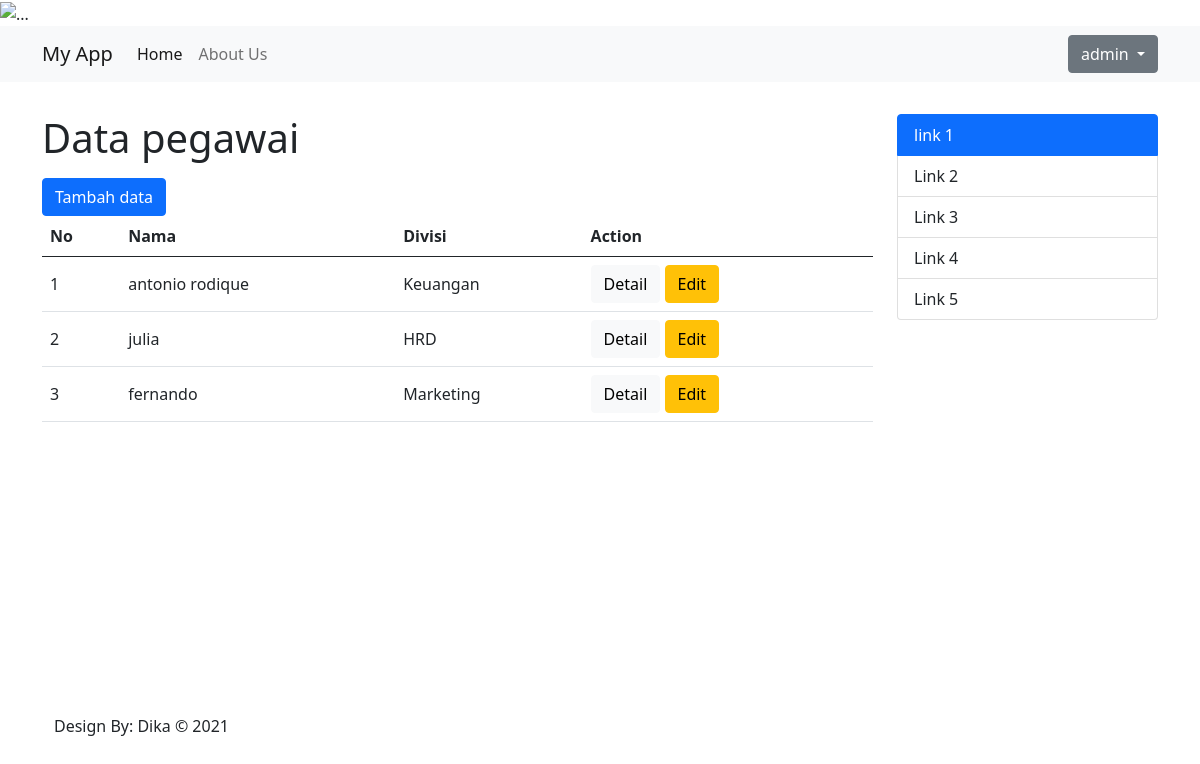
Screenshot of /index.php?hal=data-pegawai (signed in) with the database file from the repository.
### tables this page shows
CREATE TABLE `Pegawai` (
  `id` int(11) NOT NULL,
  `nip` varchar(5) NOT NULL,
  `nama` varchar(50) NOT NULL,
  `email` varchar(50) NOT NULL,
  `agama` enum('Islam','Protestan','Katolik','Hindu','Buddha','Konghucu') NOT NULL,
  `iddivisi` int(11) NOT NULL,
  `foto` varchar(50) NOT NULL
);

CREATE TABLE `Divisi` (
  `id` int(11) NOT NULL,
  `nama` varchar(50) NOT NULL
);

### config/koneksi.php (called while the page is built, shortened)
<?php
class Db {
    protected $servername = "localhost";
    protected $username = "root";
    protected $password = "";
    public function __construct() {
        try {
            $this->conn = new PDO("mysql:host=$this->servername;dbname=dbpegawai",$this->username, $this->password);
        } catch (PDOException $e) {
            echo "Connection failed: ", $e->getMessage();
        }
    }
}

### models/Pegawai.php (called while the page is built, shortened)
<?php
class Pegawai extends Db {
    public function selectData(){
        $stmt = $this->conn->prepare("SELECT Pegawai.id, Pegawai.nama, Divisi.nama as namaDivisi FROM Pegawai INNER JOIN Divisi ON Pegawai.iddivisi = Divisi.id");
        $stmt->execute();
        $stmt->setFetchMode(PDO::FETCH_ASSOC);
        return $stmt->fetchAll();
    }
}

### component/dataPegawai.php (the view, shortened to what this page needs)
<?php
require 'config/koneksi.php';
require 'models/Pegawai.php';
?>
<div>
    <h1 class="mb-3">Data pegawai</h1>
    <a href="index.php?hal=tambah-data" class="btn btn-primary">Tambah data</a>
    <table class="table align-middle table-hover">
        <thead>
            <tr>
            <th scope="col">No</th>
            <th scope="col">Nama</th>
            <th scope="col">Divisi</th>
            <th scope="col">Action</th>
            </tr>
        </thead>
        <tbody>
            <?php
            $dataPegawai = new Pegawai();
            $no = 1;
            foreach($dataPegawai->selectData() as $data): ?>
                <form action="controllers/pegawaiController.php" method="POST">
                    <tr>
                        <td><?=$no?></td>
                        <td><?=$data['nama']?></td>
                        <td><?=$data['namaDivisi']?></td>
                        <td>
                            <a href="index.php?hal=detail-data&id=<?=$data['id']?>" class="btn btn-light">Detail</a>
                            <a href="index.php?hal=edit-data&id=<?=$data['id']?>" class="btn btn-warning">Edit</a>
                        </td>
                    </tr>
                </form>
                <?php $no++;?>
            <?php endforeach;?>
        </tbody>
    </table>
</div>

### component/head.php (style rules this page uses)
body { overflow-x: hidden; }

### rows the page displays
pegawai: nama "antonio rodique", iddivisi.nama "Keuangan"
pegawai: nama "julia", iddivisi.nama "HRD"
pegawai: nama "fernando", iddivisi.nama "Marketing"

### other values shown
$_SESSION['member']['fullname'] "admin"
